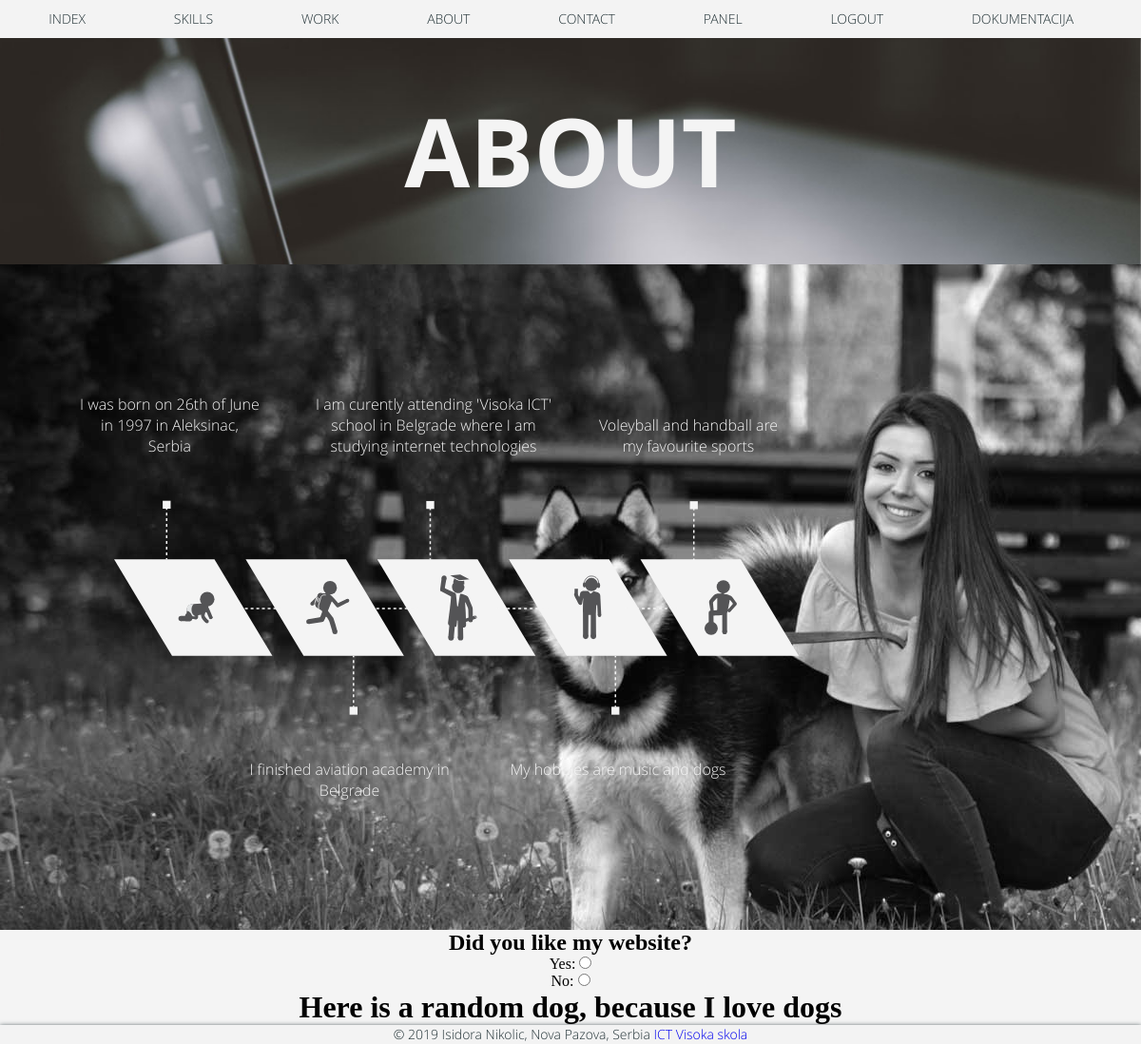
Screenshot of /control.php?page=about (signed in) with the database file from the repository.
### tables this page shows
CREATE TABLE `nav_meni` (
  `id` int(10) NOT NULL,
  `admin` varchar(20) NOT NULL,
  `korisnik` varchar(20) NOT NULL,
  `izlogovan` varchar(20) NOT NULL
);

CREATE TABLE `about` (
  `id` int(10) NOT NULL,
  `about_born` varchar(100) NOT NULL,
  `about_school` varchar(100) NOT NULL,
  `about_sports` varchar(100) NOT NULL,
  `about_image` varchar(50) NOT NULL,
  `about_academy` varchar(50) NOT NULL,
  `about_hobbies` varchar(50) NOT NULL
);

### about.php (the view, shortened to what this page needs)
<?php
include "views/header.php";
?>
    <section class="paralax-outer3">
        <div id="paralax3">
            <h2>about</h2>
        </div>
    </section>
    <section id="about">
        <div id="timeline">
            <div id="text">
            <?php
            include "php/konekcija.php";
            $upit="SELECT * FROM about";
            $rezultati = $konekcija->query($upit)->fetchAll();
            foreach($rezultati as $r):
            ?>
                <p><?= $r->about_born?></p>
                <p><?= $r->about_school?></p>
                <p><?= $r->about_sports?></p>
                <img src=<?= $r->about_image?> alt="timeline" />
                <p><?= $r->about_academy?></p>
                <p><?= $r->about_hobbies?></p>
            <?php endforeach;?>
            </div>
        </div>
    </section>
    <div id="poll">
        <h2>Did you like my website?</h2>
        <form>
            <p>Yes:
            <input type="radio" name="vote1" value="0" onclick="getVote(this.value)"></p>
            <p>No:
            <input type="radio" name="vote2" value="1" onclick="getVote(this.value)"></p>
        </form>
    </div>
    <div id="dog">
        <h1>Here is a random dog, because I love dogs</h1>
    </div>
 <?php
        include "views/footer.php";
 ?>

### views/header.php (shortened to what this page needs)
<!doctype html>
<html>
<?php
include "php/konekcija.php";
?>
<head>
    <link rel="stylesheet" type="text/css" href="../css/notify.css" />
    <link rel="stylesheet" type="text/css" href="../css/style.css" />
    <link rel="stylesheet" type="text/css" href="../css/lightbox.css" />
</head>
<body>
<header id="header_nav" >
        <nav class="cl-effect-1">
        <?php
            $upit = "SELECT * FROM nav_meni";
            $rezultat = $konekcija->query($upit)->fetchAll();
            $logged = isset($user);
            if(!$logged){
                foreach($rezultat as $r):
                    if($r->izlogovan != "0"){
                ?>
                    <a class="header_nav-link nav_color" href="<?= $r->izlogovan ?>.php"><?= $r->izlogovan ?></a>
                <?php } endforeach; }
                else {
                    if($user === 'admin'){
                        foreach($rezultat as $r):
                            if($r->admin != "0"){
                        ?>
                            <a class="header_nav-link nav_color" href="control.php?page=<?= $r->admin ?>"><?= $r->admin ?></a>
                        <?php } endforeach;
                    }
                    else{
                        foreach($rezultat as $r):
                            if($r->korisnik != "0"){
                        ?>
                            <a class="header_nav-link nav_color" href="control.php?page=<?= $r->korisnik ?>"><?= $r->korisnik ?></a>
                        <?php } endforeach;
                    }
                    ?>
                    <a class="header_nav-link nav_color" href="control.php?page=login">Logout</a>
                    <?php
                }
                ?>
                <a class="header_nav-link nav_color" href="dokumentacija.pdf">Dokumentacija</a>
        </nav>
    </header>

### css/style.css (style rules this page uses)
* { text-align: center; margin: 0; padding: 0; }
a { text-decoration: none; }
body { background-color: #f4f4f4; width: 100%; overflow: hidden; }
#paralax1 h2, #paralax2 h2, #paralax3 h2, #paralax4 h2 { font-family: open_sansbold; text-transform: uppercase; color: #f4f4f4; font-size: 40px; padding: 20px; }
header { background-color: #233337; height: 50px; }
nav { display: none; }
#paralax3 { margin: 20px 0; background-image: url('../img/parallax3.jpg'); height: 100%; background-attachment: scroll; background-position: center; background-repeat: no-repeat; background-size: cover; }
#about { background-image: url('../img/about.jpg'); height: 400px; background-position: right; background-repeat: no-repeat; background-size: cover; }
#timeline { position: relative; top: 50%; transform: translateY(-50%); }
#timeline #text img { width: 75%; display: block; margin: 0 auto; }
#timeline #text p { color: #f4f4f4; font-family: open_sanslight; font-size: 60%; display: inline-block; width: 29%; }
#timeline #text p:nth-child(1), #timeline #text p:nth-child(3) { max-width: 20%; margin: 0 4% 0 -2%; }
#timeline #text p:nth-child(2) { max-width: 35%; margin-right: 5% }
#timeline #text p:nth-child(6) { vertical-align: top; max-width: 25%; margin-left: 4%; }
#timeline #text p:nth-child(5) { margin-left: 6%; max-width: 25%; }
@media screen and (min-width:550px) { #timeline { position: relative; top: 50%; transform: translateY(-50%); } }
@media screen and (min-width:785px) { #timeline { width: 80%; } }
@media screen and (min-width:1024px) { header { height: 40px; width: 100%; background-color: rgba(244, 244, 244, 0); z-index: 9999; transition: background-color 500ms; box-shadow: none; background-color: rgba(244, 244, 244, 0.95); box-shadow: 0px 1px 5px #233337; } }
@media screen and (min-width:1024px) { nav { display: block; float: right; position: relative; top: 25%; transform: translateY(-50%); height: 0; } }
@media screen and (min-width:1024px) { nav a { margin-right: 50px; text-decoration: none; color: #233337; text-transform: uppercase; font-family: open_sanslight; font-size: 14px; transition: color 500ms; } }
@media screen and (min-width:1024px) { *, *:after, *::before { -webkit-box-sizing: border-box; -moz-box-sizing: border-box; box-sizing: border-box; } }
@media screen and (min-width:1024px) { .cl-effect-1 a::before, .cl-effect-1 a::after { display: inline-block; opacity: 0; -webkit-transition: -webkit-transform 0.3s, opacity 0.2s; -moz-transition: -moz-transform 0.3s, opacity 0.2s; transition: transform 0.3s, opacity 0.2s; } }
@media screen and (min-width:1024px) { .cl-effect-1 a::before { margin-right: 10px; content: '<'; -webkit-transform: translateX(20px); -moz-transform: translateX(20px); transform: translateX(20px); } }
@media screen and (min-width:1024px) { .cl-effect-1 a::after { margin-left: 8px; content: '/>'; -webkit-transform: translateX(-20px); -moz-transform: translateX(-20px); transform: translateX(-20px); } }
@media screen and (min-width:1024px) { .paralax-outer3 { position: relative; } }
@media screen and (min-width:1024px) { #paralax3 { margin: 0; background-attachment: fixed; backface-visibility: hidden; } }
@media screen and (min-width:1024px) { #paralax1 h2, #paralax2 h2, #paralax3 h2, #paralax4 h2 { font-size: 100px; padding: 50px; } }
@media screen and (min-width:1024px) { #about { height: 700px; } }
@media screen and (min-width:1024px) { #timeline #text p { font-size: 100%; } }

### rows the page displays
nav_meni: admin "INDEX"
nav_meni: admin "SKILLS"
nav_meni: admin "WORK"
nav_meni: admin "ABOUT"
nav_meni: admin "CONTACT"
nav_meni: admin "PANEL"
about: about_born "I was born on 26th of June in 1997 in Aleksinac, Serbia", about_school "I am curently attending 'Visoka ICT' school in Belgrade where I am studying internet technologies", about_sports "Voleyball and handball are my favourite sports", about_image (picture), about_academy "I finished aviation academy in Belgrade", about_hobbies "My hobbies are music and dogs"
